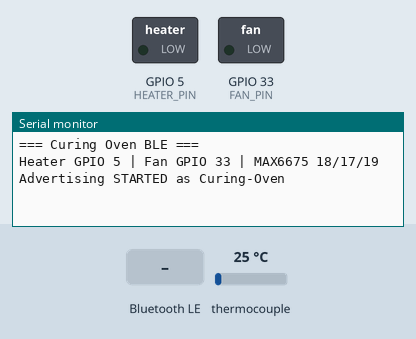
Simulated run of this sketch. Board: ESP32. Shown: switched loads named in the sketch (green lamp = pin HIGH), the last lines printed to the serial monitor. The test bench sets the inputs (shaded band); at power-on: thermocouple 25 °C. Nothing arrives over Bluetooth unless stated; a phone connects over Bluetooth LE 3 s after start.

Above: at 2.7 s.
2.8 s: Bluetooth LE write "fullpower" received
At 2.97 s:
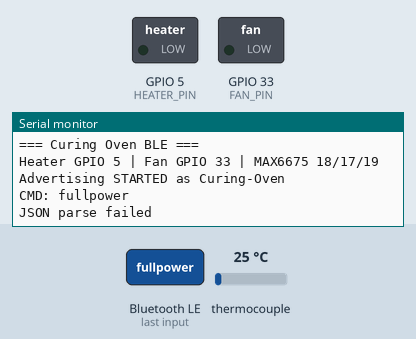
4.3 s: Bluetooth LE write "emergency" received
At 4.46 s:
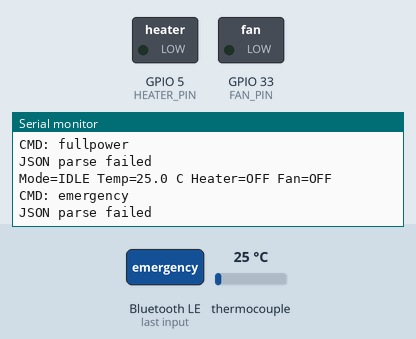

The sketch:

Curing_Oven_BLE.ino
```cpp
/**
 * Curing Oven BLE firmware
 * Board: ESP32-WROOM-32 30-pin DevKit
 * Pins and UUIDs: see firmware/README.md and docs/HARDWARE.md
 */

#include <NimBLEDevice.h>
#include <ArduinoJson.h>
#include <max6675.h>

#define HEATER_PIN 5
#define FAN_PIN    33
#define MAX_SCK    18
#define MAX_CS     17
#define MAX_SO     19

#define BLE_NAME        "Curing-Oven"
#define SERVICE_UUID    "4fafc201-1fb5-459e-8fcc-c5c9c331914b"
#define TEMP_UUID       "a3c1e8f2-5b2a-4c8e-9f1d-2e3b4c5d6e7f"
#define CMD_UUID        "c1d2e3f4-5a6b-7c8d-9e0f-1a2b3c4d5e6f"
#define STATUS_UUID     "d4e5f6a7-8b9c-0d1e-2f3a-4b5c6d7e8f90"

MAX6675 thermocouple(MAX_SCK, MAX_CS, MAX_SO);

NimBLEServer* pServer = nullptr;
NimBLECharacteristic* pTempChar = nullptr;
NimBLECharacteristic* pStatusChar = nullptr;

float currentTemp = 25.0;
String currentMode = "IDLE";
bool heaterOn = false;
bool fanOn = false;

float programTarget = 95.0;
float programRamp = 5.0;
float programHold = 30.0;
float programCool = 3.0;

void updateStatus() {
  String status = currentMode + "|" + (heaterOn ? "ON" : "OFF") + "|" + (fanOn ? "ON" : "OFF");
  if (pStatusChar) {
    pStatusChar->setValue(status.c_str());
  }
}

void setOutputs() {
  digitalWrite(HEATER_PIN, heaterOn ? HIGH : LOW);
  digitalWrite(FAN_PIN, fanOn ? HIGH : LOW);
}

void allOff() {
  currentMode = "IDLE";
  heaterOn = false;
  fanOn = false;
  setOutputs();
  updateStatus();
}

class ServerCallbacks : public NimBLEServerCallbacks {
  void onConnect(NimBLEServer* pServer, NimBLEConnInfo& connInfo) override {
    Serial.println("CLIENT CONNECTED");
  }

  void onDisconnect(NimBLEServer* pServer, NimBLEConnInfo& connInfo, int reason) override {
    Serial.println("CLIENT DISCONNECTED");
    allOff();
    NimBLEDevice::startAdvertising();
  }
};

class CommandCallbacks : public NimBLECharacteristicCallbacks {
  void onWrite(NimBLECharacteristic* pCharacteristic, NimBLEConnInfo& connInfo) override {
    std::string raw = pCharacteristic->getValue();
    Serial.print("CMD: ");
    Serial.println(raw.c_str());

    JsonDocument doc;
    if (deserializeJson(doc, raw)) {
      Serial.println("JSON parse failed");
      return;
    }

    const char* cmd = doc["cmd"] | "";

    if (strcmp(cmd, "fullpower") == 0) {
      currentMode = "FULL POWER";
      heaterOn = true;
      fanOn = true;
    } else if (strcmp(cmd, "emergency") == 0) {
      currentMode = "IDLE";
      heaterOn = false;
      fanOn = false;
    } else if (strcmp(cmd, "start") == 0) {
      programTarget = doc["target"] | programTarget;
      programRamp = doc["ramp"] | programRamp;
      programHold = doc["hold"] | programHold;
      programCool = doc["cool"] | programCool;
      currentMode = "RAMPING";
      heaterOn = true;
      fanOn = true;
      Serial.printf("Program target=%.1f ramp=%.1f hold=%.1f cool=%.1f\n",
                    programTarget, programRamp, programHold, programCool);
    }

    setOutputs();
    updateStatus();
    Serial.printf("Mode=%s Heater=%s Fan=%s\n",
                  currentMode.c_str(),
                  heaterOn ? "ON" : "OFF",
                  fanOn ? "ON" : "OFF");
  }
};

void setup() {
  Serial.begin(115200);
  delay(1500);

  pinMode(HEATER_PIN, OUTPUT);
  pinMode(FAN_PIN, OUTPUT);
  allOff();

  Serial.println();
  Serial.println("=== Curing Oven BLE ===");
  Serial.println("Heater GPIO 5 | Fan GPIO 33 | MAX6675 18/17/19");

  NimBLEDevice::init(BLE_NAME);
  pServer = NimBLEDevice::createServer();
  pServer->setCallbacks(new ServerCallbacks());

  NimBLEService* pService = pServer->createService(SERVICE_UUID);

  pTempChar = pService->createCharacteristic(
      TEMP_UUID,
      NIMBLE_PROPERTY::NOTIFY | NIMBLE_PROPERTY::READ);
  pTempChar->setValue("25.0");

  pStatusChar = pService->createCharacteristic(
      STATUS_UUID,
      NIMBLE_PROPERTY::READ);
  updateStatus();

  NimBLECharacteristic* pCmdChar = pService->createCharacteristic(
      CMD_UUID,
      NIMBLE_PROPERTY::WRITE | NIMBLE_PROPERTY::WRITE_NR);
  pCmdChar->setCallbacks(new CommandCallbacks());

  pService->start();
  pServer->start();

  NimBLEAdvertising* pAdvertising = NimBLEDevice::getAdvertising();
  pAdvertising->addServiceUUID(SERVICE_UUID);
  pAdvertising->enableScanResponse(true);
  pAdvertising->setMinInterval(0x20);
  pAdvertising->setMaxInterval(0x40);
  pAdvertising->setName(BLE_NAME);
  pAdvertising->start();

  Serial.println("Advertising STARTED as Curing-Oven");
}

void loop() {
  float reading = thermocouple.readCelsius();
  if (reading > 0 && reading < 1000) {
    currentTemp = reading;
  }

  static unsigned long lastNotify = 0;
  if (millis() - lastNotify > 1000 && pTempChar != nullptr) {
    char tempStr[8];
    dtostrf(currentTemp, 4, 1, tempStr);
    pTempChar->setValue(tempStr);
    pTempChar->notify();
    lastNotify = millis();
  }

  static unsigned long lastPrint = 0;
  if (millis() - lastPrint > 3000) {
    Serial.printf("Mode=%s Temp=%.1f C Heater=%s Fan=%s\n",
                  currentMode.c_str(), currentTemp,
                  heaterOn ? "ON" : "OFF",
                  fanOn ? "ON" : "OFF");
    lastPrint = millis();
  }

  delay(50);
}
```

Measured:
- after the input at 2.8 s, the serial monitor: prints a new line at once (image 1)
- after the input at 4.3 s, the serial monitor: prints a new line at once (image 2)
